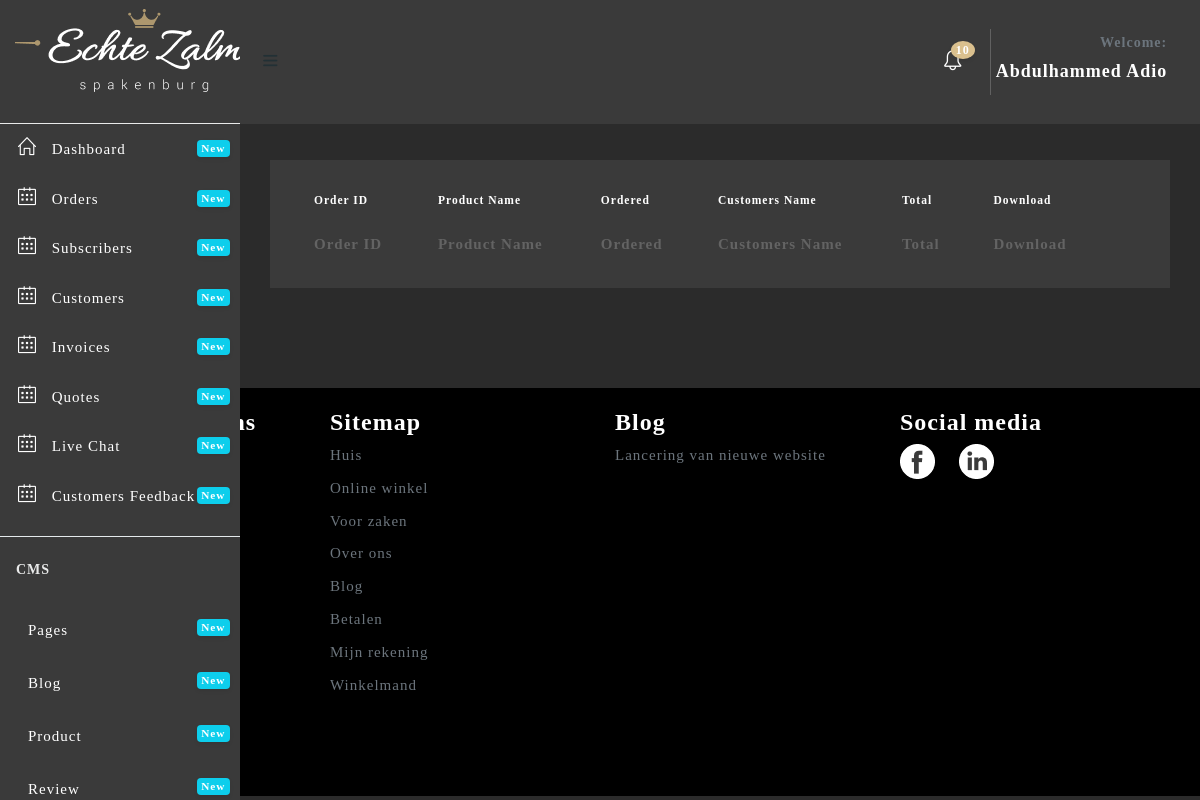
Page /admin/invoice.php (signed in) on the earlier database version.
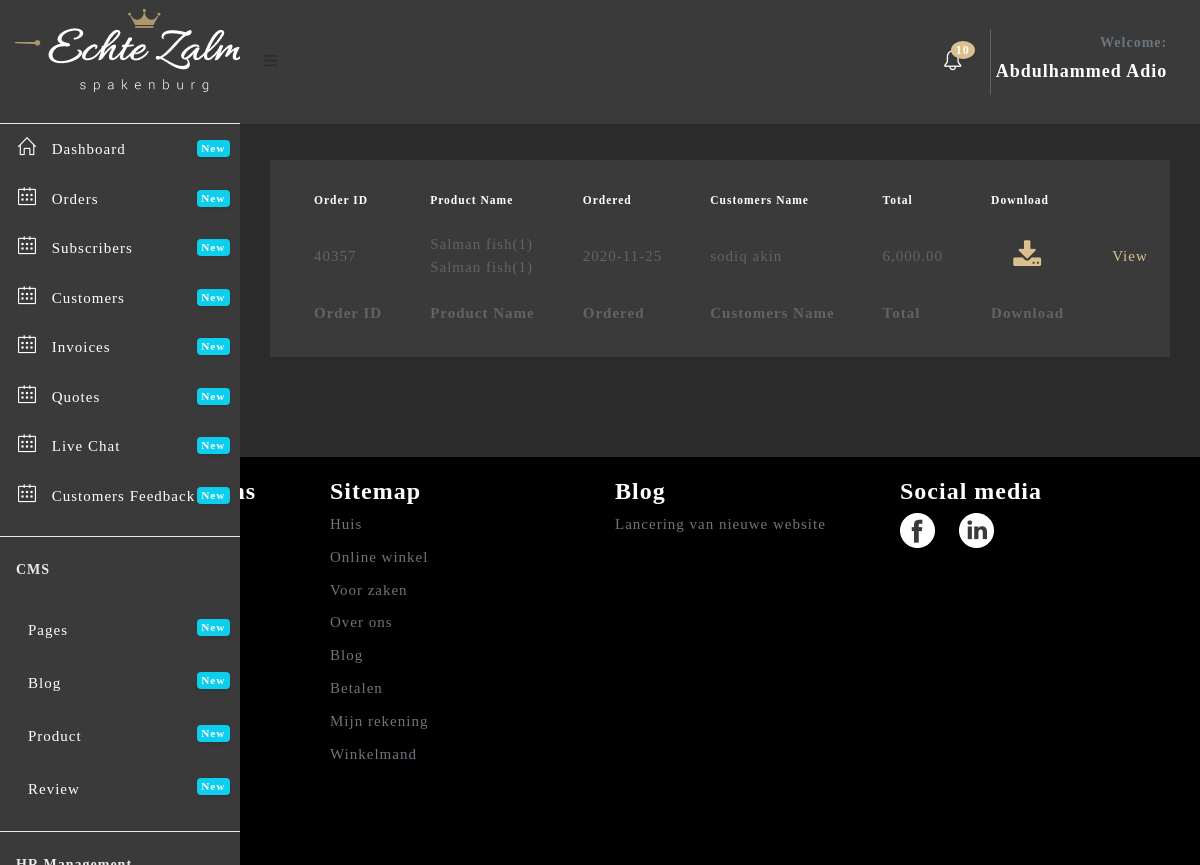
Same page on the later database version.
### tables this page shows
CREATE TABLE `user_role_management` (
  `id` int(11) NOT NULL,
  `user_id` int(11) DEFAULT NULL,
  `menu_id` int(11) DEFAULT NULL,
  `status` tinyint(1) DEFAULT NULL
);

CREATE TABLE `menu` (
  `id` int(11) NOT NULL,
  `menu_name` varchar(255) DEFAULT NULL,
  `link` varchar(255) DEFAULT NULL,
  `icon_name` varchar(255) DEFAULT NULL,
  `level` int(2) NOT NULL
);

CREATE TABLE `tbl_order` (
  `id` int(11) NOT NULL,
  `order_id` varchar(255) DEFAULT NULL,
  `user_id` int(11) DEFAULT NULL,
  `payment_status` varchar(20) DEFAULT NULL,
  `del_date` varchar(20) DEFAULT NULL,
  `del_status` varchar(20) DEFAULT NULL,
  `ord_date` varchar(30) DEFAULT NULL,
  `invoice` tinyint(1) DEFAULT '0',
  `payment_type` varchar(20) DEFAULT NULL,
  `amount` varchar(255) NOT NULL,
  `file` varchar(255) DEFAULT NULL
);

CREATE TABLE `prd_order` (
  `id` int(11) NOT NULL,
  `user_id` int(11) DEFAULT NULL,
  `product_id` int(11) DEFAULT NULL,
  `quantity` int(11) DEFAULT NULL,
  `order_date` varchar(30) DEFAULT NULL,
  `status` varchar(20) DEFAULT NULL,
  `payment_status` varchar(20) NOT NULL DEFAULT 'Pending',
  `total_amount` varchar(10) DEFAULT NULL,
  `order_id` varchar(20) DEFAULT NULL
);

CREATE TABLE `product` (
  `id` int(11) NOT NULL,
  `prd_name` varchar(255) DEFAULT NULL,
  `price` varchar(255) DEFAULT NULL,
  `quantity` int(11) DEFAULT NULL,
  `image` varchar(255) DEFAULT NULL,
  `highlight` text,
  `description` text,
  `status` tinyint(1) DEFAULT NULL,
  `featured` tinyint(1) DEFAULT NULL,
  `created` varchar(255) DEFAULT NULL
);

CREATE TABLE `users` (
  `id` int(11) NOT NULL,
  `fname` varchar(255) DEFAULT NULL,
  `lname` varchar(255) DEFAULT NULL,
  `username` varchar(255) DEFAULT NULL,
  `email` varchar(255) DEFAULT NULL,
  `password` varchar(255) DEFAULT NULL,
  `country` varchar(255) DEFAULT NULL,
  `sex` varchar(255) DEFAULT NULL,
  `dob` varchar(255) DEFAULT NULL,
  `joined` varchar(255) DEFAULT NULL,
  `role` varchar(255) DEFAULT NULL,
  `status` tinyint(1) DEFAULT NULL
);

### admin/invoice.php (the view, shortened to what the changed rows need)
<?php include 'header.php'?>
  <div class="content-wrapper" style="background: #2B2B2B;">
    <div class="container-fluid">
    	<br><br><br><br>
    <div class="row">
        <div class="col-xl-12">
          <div class="card" style="background:#3A3A3A;">
            <div class="card-body">
              <div class="table-responsive">
              	<table id="default-datatable" class="table">
                <thead style="background: #3A3A3A;color:#fff">
                    <tr>
                        <th>Order ID</th>
                        <th>Product Name</th>
                        <th>Ordered</th>
                        <th>Customers Name</th>
                        <th>Total </th>
                        <th>Download</th>
                        <th></th>
                    </tr>
                </thead>
                <tbody>
                	<?php
                    $product = $connect2db->prepare("SELECT tbl_order.user_id,tbl_order.del_date,tbl_order.order_id,tbl_order.ord_date,tbl_order.payment_status,tbl_order.del_status,tbl_order.invoice,tbl_order.file, users.fname, users.lname FROM tbl_order JOIN users on tbl_order.user_id = users.id WHERE payment_status = ? AND invoice = ?");
                    $product->execute(['Paid', 1]);
                    while ($row = $product->fetch()) {
                      ?>
                      <tr style="background-color: #3A3A3A;margin-bottom: 2px;margin-top: 2px;">
                          <td><?php echo $row->order_id ?></td>
                          <td>
                            <?php
                              $order_id = $row->order_id;
                              $user_id = $row->user_id;
                              $getPrd = $connect2db->prepare("SELECT prd_order.product_id,prd_order.quantity,prd_order.order_id,prd_order.user_id,product.prd_name FROM prd_order JOIN product ON prd_order.product_id = product.id WHERE order_id = ? AND user_id = ?");
                              $getPrd->execute([$order_id, $user_id]);
                              while ($prd = $getPrd->fetch()) {?>
                                <div><?php echo $prd->prd_name."(".$prd->quantity.") "?></div>
                             <?php }
                            ?>
                          </td>
                          <td><?php echo $row->ord_date; ?></td>
                          <td><?php echo $row->fname." ".$row->lname; ?></td>
                          <td>
                            <?php
                              $order_id = $row->order_id;
                              $user_id = $row->user_id;
                              $getTotal = $connect2db->prepare("SELECT SUM(total_amount) AS total_amount FROM `prd_order` WHERE user_id = ? AND order_id = ? ");
                              $getTotal->execute([$user_id, $order_id]);
                              $total = $getTotal->fetch();
                              echo(number_format($total->total_amount,2));
                            ?>
                          </td>
		                    	<td class="text-center">
                                    <a href="invoice/<?php echo $row->file; ?>">
                                        <i aria-hidden="true" class="fa fa-download fa-2x" style="color:#DAC08E;"></i>
                                    </a>
                                </td>
		                    	<td>
                                    <a href="invoice-view.php?order_id=<?php echo($row->order_id);?>&user=<?php echo($row->user_id);?>" style="color:#DAC08E;">View</a>
                                </td>
		                    </tr>
                		<?php
                		}
                	?>
                  </tbody>
                  <tfoot>
                    <tr>
                    	<th>Order ID</th>
                        <th>Product Name</th>
                        <th>Ordered</th>
                        <th>Customers Name</th>
                        <th>Total </th>
                        <th>Download</th>
                        <th></th>
                    </tr>
                </tfoot>
              </table>
              </div>
	          </div>
	      </div>
	  </div>
	</div>
    </div>
  </div>

### admin/header.php (shortened to what the changed rows need)
<!DOCTYPE html>
<html lang="en">
<head>
  <link href="assets/plugins/fullcalendar/css/fullcalendar.min.css" rel='stylesheet'/>
  <link href="assets/plugins/bootstrap-datatable/css/dataTables.bootstrap4.min.css" rel="stylesheet" type="text/css">
  <link href="assets/plugins/bootstrap-datatable/css/buttons.bootstrap4.min.css" rel="stylesheet" type="text/css">
  <link href="assets/plugins/vectormap/jquery-jvectormap-2.0.2.css" rel="stylesheet" />
  <link href="assets/plugins/simplebar/css/simplebar.css" rel="stylesheet"/>
  <link href="assets/css/bootstrap.min.css" rel="stylesheet"/>
  <link href="assets/css/animate.css" rel="stylesheet" type="text/css"/>
  <link href="assets/css/icons.css" rel="stylesheet" type="text/css"/>
  <link href="assets/css/sidebar-menu.css" rel="stylesheet"/>
  <link href="assets/css/app-style.css" rel="stylesheet"/>
  <link href="assets/css/poppins.css" rel="stylesheet"/>
   <link href="assets/plugins/select2/css/select2.min.css" rel="stylesheet" />
  <link href="assets/plugins/switchery/css/switchery.min.css" rel="stylesheet" />
  <link href="assets/plugins/bootstrap-switch/bootstrap-switch.min.css" rel="stylesheet">
  <link rel="stylesheet" href="assets/plugins/summernote/dist/summernote-bs4.css"/>
  <link href="assets/plugins/dropzone/css/dropzone.css" rel="stylesheet" type="text/css">
  <link href="assets/plugins/simplebar/css/simplebar.css" rel="stylesheet"/>
</head>
<body style="background: #2B2B2B;">
 <div id="wrapper">
   <div id="sidebar-wrapper" data-simplebar="" data-simplebar-auto-hide="true" style="background: #3A3A3A; color: white;">
   <ul class="sidebar-menu do-nicescrol">
    <?php
      if (!is_file('no_delete.php')) {
        echo "A file is Missing";
      }else{
        include'../includes/connection.php';
        $id = $_SESSION['id'];
        $getMenu = $connect2db->prepare("SELECT menu.menu_name,menu.link,menu.icon_name,menu.id,user_role_management.menu_id,user_role_management.user_id, menu.level FROM menu JOIN user_role_management ON menu.id =user_role_management.menu_id WHERE menu.level = 1 AND user_role_management.user_id = $id ");
        $getMenu->execute();
        while ($menu = $getMenu->fetch()) {?>
          <li>
        <a href="<?php echo $menu->link?>" class="waves-effect" style="color:#fff">
          <i class="<?php echo($menu->icon_name)?>"></i> <span><?php echo $menu->menu_name?></span>
          <small class="badge float-right badge-info">New</small>
        </a>
      </li>
        <?php }
      }
    ?>
      <hr class="mt-3">
      <li><h6 class="ml-3 text-light mb-4 mt-4">CMS</h6></li>
    <?php
      if (!is_file('no_delete.php')) {
        echo "A file is Missing";
      }else{
        include'../includes/connection.php';
        $id = $_SESSION['id'];
        $getMenu = $connect2db->prepare("SELECT menu.menu_name,menu.link,menu.icon_name,menu.id,user_role_management.menu_id,user_role_management.user_id, menu.level FROM menu JOIN user_role_management ON menu.id =user_role_management.menu_id WHERE menu.level = 2 AND user_role_management.user_id = $id ");
        $getMenu->execute();
        while ($menu = $getMenu->fetch()) {?>
          <li>
        <a href="<?php echo $menu->link?>" class="waves-effect" style="color:#fff">
          <i class="<?php echo($menu->icon_name)?>"></i> <span><?php echo $menu->menu_name?></span>
          <small class="badge float-right badge-info">New</small>
        </a>
      </li>
        <?php }
      }
    ?>
      <hr class="mt-3">
      <li><h6 class="ml-3 text-light mb-4 mt-4">HR Management</h6></li>
      <br><br>
    </ul>
   </div>

Differences in the rows shown:
added tbl_order: order "40357", ord_date "2020-11-25", user.fname "sodiq", user.lname "akin", total_amount "6,000.00"
added prd_order: product.prd_name "Salman fish", quantity "1"
added prd_order: product.prd_name "Salman fish", quantity "1"
